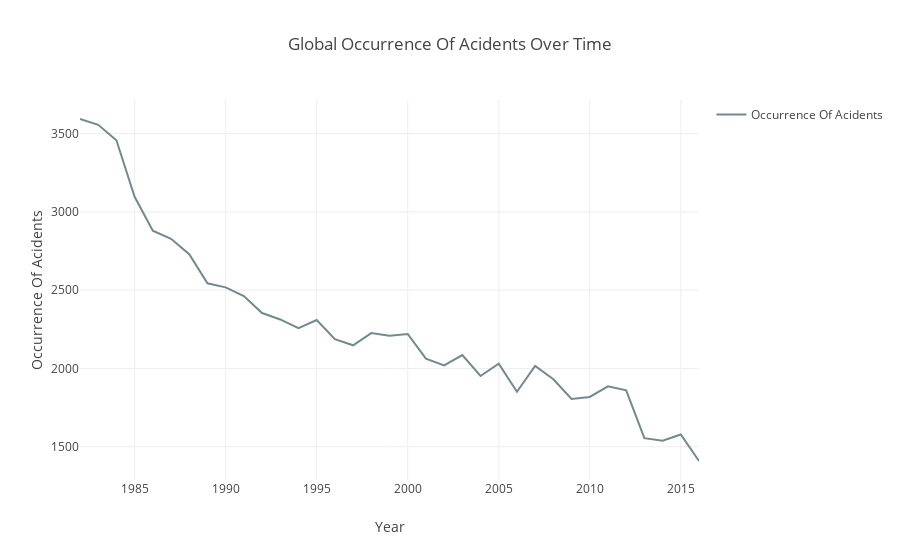

Notebook code for this chart:
### Markdown cell above
This map allows you to select a sepecifc year to inverstergate, I want to take this further using trinket allowing the user to use a drop down or a button to select the year that they are investergating. This can then be combined with other graphs to creat a data sheet that changes with the years.

### Code cell
import plotly.offline as py
py.init_notebook_mode(connected=True)
import plotly.graph_objs as go
import plotly.tools as tls

trace0 = go.Scatter(
    x = year, 
    y = occurrence,
    name='Occurrence Of Acidents',
    line=dict(color='rgb(112, 138, 144)',))

data = [trace0]

layout = go.Layout(
    xaxis=dict(title='Year'),
    yaxis=dict(title='Occurrence Of Acidents'),
    title='Global Occurrence Of Acidents Over Time',
    showlegend = True)

fig = go.Figure(data=data, layout=layout)
py.iplot(fig)

### Figure 1 — Plotly figure (JSON) as saved in the notebook; plotly's stock layout.template omitted (floating-point values rounded to 4 significant figures)
{"data": [{"line": {"color": "rgb(112, 138, 144)"}, "name": "Occurrence Of Acidents", "type": "scatter", "x": [1982, 1983, 1984, 1985, 1986, 1987, 1988, 1989, 1990, 1991, 1992, 1993, 1994, 1995, 1996, 1997, 1998, 1999, 2000, 2001, 2002, 2003, 2004, 2005, 2006, 2007, 2008, 2009, 2010, 2011, 2012, 2013, 2014, 2015, 2016], "y": [3593, 3556, 3457, 3096, 2880, 2828, 2730, 2544, 2518, 2462, 2354, 2313, 2257, 2309, 2187, 2148, 2226, 2209, 2220, 2063, 2020, 2085, 1952, 2031, 1851, 2016, 1931, 1805, 1818, 1886, 1860, 1555, 1539, 1578, 1409]}], "layout": {"showlegend": true, "title": "Global Occurrence Of Acidents Over Time", "xaxis": {"title": "Year"}, "yaxis": {"title": "Occurrence Of Acidents"}}}
